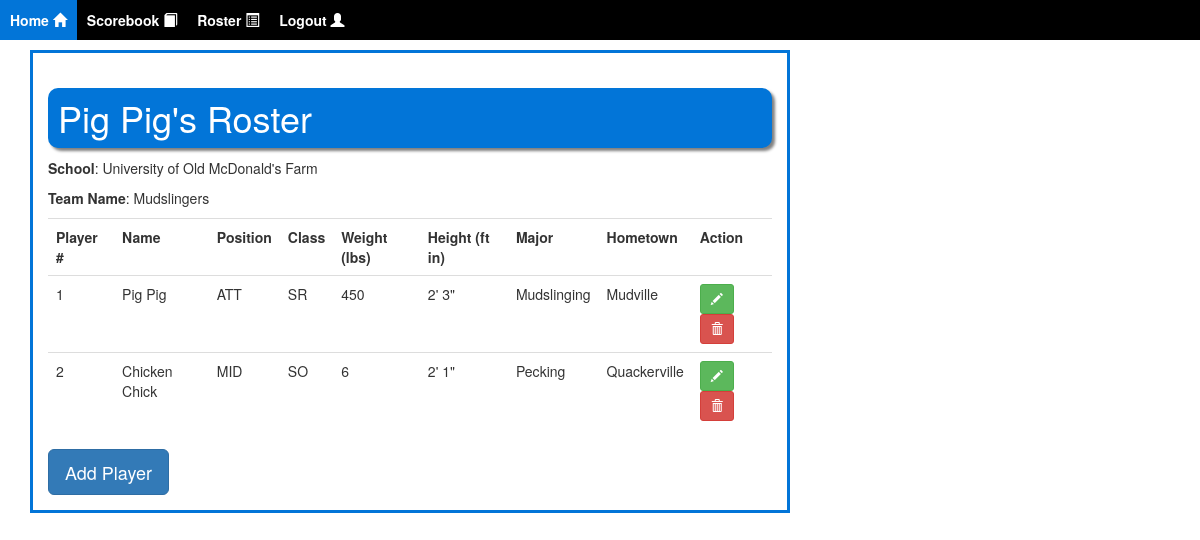
The page /roster/ (signed in) on the database its author committed.
### user_registration/models.py (models this page shows)
class CustomUser(AbstractUser):
    is_coach = models.BooleanField(default=False)
    is_scorekeeper = models.BooleanField(default=False)

### core/models.py (models this page shows, shortened)
class Roster(models.Model):
    id = models.AutoField(primary_key=True)
    team_name = models.CharField(max_length=50, default="")
    school = models.CharField(max_length=100, default="")
    win_count = models.PositiveIntegerField(default=0)
    loss_count = models.PositiveIntegerField(default=0)

class Player(models.Model):
    id = models.AutoField(primary_key=True)
    player_number = models.PositiveIntegerField("Player Number", default=0)
    first_name = models.CharField("First Name", max_length=30, default="")
    last_name = models.CharField("Last Name", max_length=30, default="")
    position = models.CharField("Position", max_length=4, choices=POSITION_CHOICES, default="ATT")
    class_standing = models.CharField("Class", max_length=2, choices=CLASS_STANDING_CHOICES, default="FR")
    weight_pounds = models.PositiveIntegerField("Weight (pounds)", default=0)
    height_feet = models.PositiveIntegerField("Height (feet)", default=0)
    height_inches = models.PositiveIntegerField("Height (inches)", default=0)
    major = models.CharField("Major", max_length=100, default="")
    hometown = models.CharField("Hometown", max_length=100, default="")
    team = models.ForeignKey(Roster,
                             on_delete=models.CASCADE,
                             default=None)

### core/views.py (the view, shortened to what this page needs)
# urls.py: path('roster/', views.view_roster),
@login_required
def view_roster(request: HttpRequest) -> HttpResponse:
    coach = Coach.objects.filter(user=request.user)[0]
    if coach.roster is None:
        if request.method == "GET":
            form = RosterEntryForm(request.GET)
            if form.is_valid():
                roster = Roster(team_name=form.cleaned_data.get("team_name"),
                                school=form.cleaned_data.get("school"),
                                win_count=0,
                                loss_count=0)
                roster.save()
                coach.roster = roster
                coach.save()
                return render(request, "roster.html", {"form": PlayerEntryForm(), "has_roster": True, "roster": roster})
        print("test")
        return render(request, "roster.html", {"form": RosterEntryForm(), "has_roster": False})
    else:
        if request.method == "GET":
            form = PlayerEntryForm(request.GET)
        form = PlayerEntryForm()
        players = coach.roster.player_set.all()
        return render(request, "roster.html", {"form": form, "has_roster": True, "players": players, "roster": coach.roster})

### core/templates/roster.html (shortened to what this page needs)
{% extends "base.html" %}
{% load crispy_forms_tags %}
{% block content %}
    <div class="container">
        <div class="custom-block col-md-8 col-sm-8">
        <h1 class="bg_blue">{{ user.first_name|capfirst }} {{ user.last_name|capfirst }}'s Roster</h1>
        {% if has_roster is False %}
                <p>No roster has been established yet. Click below to establish a roster.</p>
                <button id="buttonElement" class="btn btn-primary btn-lg">Establish Roster</button>
                <div id="modalElement" class="modal">
                    <div class="modal-content">
                        <div class="modal-header">
                            <span class="close">&times;</span>
                            <h2>Establish New Roster</h2>
                        </div>
                        <form action="" method="GET">
                            {{ form|crispy }}
                            <input class="btn btn-primary btn-lg" type="submit" value="Create">
                            <input class="btn btn-danger btn-lg" type="button" id="cancelButton" value="Cancel">
                        </form>
                    </div>
                </div>
            </div>
        {% else %}
            <p><b>School</b>: {{ roster.school }}</p>
            <p><b>Team Name</b>: {{ roster.team_name }}</p>
            <div class="row">
                <div class="col-lg-12">
                    <div class="table">
                        <table class="table">
                            <tr>
                                <th>Player #</th>
                                <th>Name</th>
                                <th>Position</th>
                                <th>Class</th>
                                <th>Weight (lbs)</th>
                                <th>Height (ft in)</th>
                                <th>Major</th>
                                <th>Hometown</th>
                                <th>Action</th>
                            </tr>
                            {% for player in players %}
                                <tr>
                                    <td class="editable" data-id="{{ player.id }}" data-type="player_number">{{ player.player_number }}</td>
                                    <td class="editable" data-id="{{ player.id }}" data-type="name">{{ player.first_name }} {{ player.last_name }}</td>
                                    <td class="editable" data-id="{{ player.id }}" data-type="position">{{ player.position }}</td>
                                    <td class="editable" data-id="{{ player.id }}" data-type="class_standing">{{ player.class_standing }}</td>
                                    <td class="editable" data-id="{{ player.id }}" data-type="weight_pounds">{{ player.weight_pounds }}</td>
                                    <td class="editable" data-id="{{ player.id }}" data-type="height">{{ player.height_feet }}' {{ player.height_inches }}"</td>
                                    <td class="editable" data-id="{{ player.id }}" data-type="major">{{ player.major }}</td>
                                    <td class="editable" data-id="{{ player.id }}" data-type="hometown">{{ player.hometown }}</td>
                                    <td>
                                        <a href="/edit-player/{{player.id}}" class="btn btn-success btn-sm"><span class="glyphicon glyphicon-pencil"></span></a>
                                        <a href="/delete-player/{{player.id}}" class="btn btn-danger btn-sm"><span class="glyphicon glyphicon-trash"></span></a>
                                    </td>
                                </tr>
                            {% endfor %}
                        </table>
                    </div>
                </div>
            </div>
            <button class="btn btn-primary btn-lg" id="buttonElement">Add Player</button>
        </div>
    </div>
    {% endif %}
{% endblock %}

### core/templates/base.html (shortened to what this page needs)
{% load static %}
<!doctype html>
<html lang="en">
<head>
    <link rel="stylesheet" href="https://maxcdn.bootstrapcdn.com/bootstrap/3.4.1/css/bootstrap.min.css">
</head>
<div id="nav">
    <ul>
        <li>
            <a href="/">Home
            <span class="glyphicon glyphicon-home" ></span>
            </a>
        </li>
        {% if user.is_coach or user.is_scorekeeper %}
        <li>
            <a href="/edit-scorebook/"> Scorebook
            <span class="glyphicon glyphicon-book" ></span>
            </a>
        </li>
        {% endif %}
        {% if user.is_coach %}
        <li>
            <a href="/roster/">Roster
            <span class="glyphicon glyphicon-list-alt" ></span>
            </a>
        </li>
        {% endif %}
        <li>
            {% if user.is_authenticated %}
                <a href="/logout/">Logout
                <span class="glyphicon glyphicon-user" ></span>
                </a>
            {% else %}
                <a href="/login/">Login
                <span class="glyphicon glyphicon-user" ></span>
                <div class="tooltip">Account</div>
                </a>
            {% endif %}
        </li>
    </ul>
</div>
<body>
    {% block content %}
    {% endblock %}
</body>
</html>

### rows shown on the page
CustomUser: first_name "Pig", last_name "Pig"
Roster: school "University of Old McDonald's Farm", team_name "Mudslingers"
Player: player_number "1", first_name "Pig", last_name "Pig", position "ATT", class_standing "SR", weight_pounds "450", height_feet "2", height_inches "3", major "Mudslinging", hometown "Mudville"
Player: player_number "2", first_name "Chicken", last_name "Chick", position "MID", class_standing "SO", weight_pounds "6", height_feet "2", height_inches "1", major "Pecking", hometown "Quackerville"
